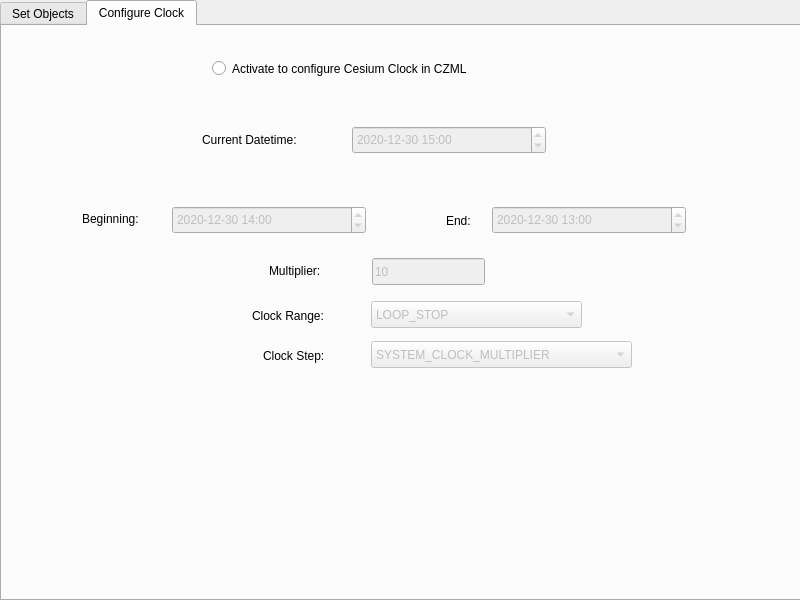
<?xml version="1.0" encoding="UTF-8"?>
<ui version="4.0">
 <class>CzmlMovingObjectsDialogBase</class>
 <widget class="QDialog" name="CzmlMovingObjectsDialogBase">
  <property name="geometry">
   <rect>
    <x>0</x>
    <y>0</y>
    <width>800</width>
    <height>600</height>
   </rect>
  </property>
  <property name="windowTitle">
   <string>CZML Moving Objects</string>
  </property>
  <widget class="QTabWidget" name="tabWidget">
   <property name="geometry">
    <rect>
     <x>0</x>
     <y>0</y>
     <width>801</width>
     <height>601</height>
    </rect>
   </property>
   <property name="currentIndex">
    <number>1</number>
   </property>
   <widget class="QWidget" name="tabLayer">
    <attribute name="title">
     <string>Set Objects</string>
    </attribute>
    <widget class="QLineEdit" name="browse_lineEdit">
     <property name="geometry">
      <rect>
       <x>160</x>
       <y>180</y>
       <width>400</width>
       <height>27</height>
      </rect>
     </property>
    </widget>
    <widget class="QLabel" name="group_by_label">
     <property name="geometry">
      <rect>
       <x>180</x>
       <y>114</y>
       <width>151</width>
       <height>20</height>
      </rect>
     </property>
     <property name="text">
      <string>Group By Attribute:</string>
     </property>
    </widget>
    <widget class="QComboBox" name="select_layer_comboBox">
     <property name="geometry">
      <rect>
       <x>160</x>
       <y>30</y>
       <width>400</width>
       <height>27</height>
      </rect>
     </property>
     <property name="currentText">
      <string/>
     </property>
     <property name="placeholderText">
      <string>Select a point layer...</string>
     </property>
    </widget>
    <widget class="QComboBox" name="group_by_comboBox">
     <property name="geometry">
      <rect>
       <x>330</x>
       <y>110</y>
       <width>200</width>
       <height>27</height>
      </rect>
     </property>
    </widget>
    <widget class="QPushButton" name="refresh_attributes_pushButton">
     <property name="geometry">
      <rect>
       <x>270</x>
       <y>70</y>
       <width>141</width>
       <height>27</height>
      </rect>
     </property>
     <property name="text">
      <string>Refresh Attributes</string>
     </property>
    </widget>
    <widget class="QLabel" name="select_layer_label">
     <property name="geometry">
      <rect>
       <x>40</x>
       <y>34</y>
       <width>111</width>
       <height>20</height>
      </rect>
     </property>
     <property name="text">
      <string>Select a Layer:</string>
     </property>
    </widget>
    <widget class="QPushButton" name="browse_pushButton">
     <property name="geometry">
      <rect>
       <x>40</x>
       <y>180</y>
       <width>91</width>
       <height>27</height>
      </rect>
     </property>
     <property name="text">
      <string>Browse</string>
     </property>
    </widget>
    <widget class="QDialogButtonBox" name="button_box">
     <property name="geometry">
      <rect>
       <x>400</x>
       <y>500</y>
       <width>341</width>
       <height>32</height>
      </rect>
     </property>
     <property name="orientation">
      <enum>Qt::Horizontal</enum>
     </property>
     <property name="standardButtons">
      <set>QDialogButtonBox::Cancel|QDialogButtonBox::Ok</set>
     </property>
    </widget>
   </widget>
   <widget class="QWidget" name="tabClock">
    <attribute name="title">
     <string>Configure Clock</string>
    </attribute>
    <widget class="QRadioButton" name="radioButtonClockConf">
     <property name="enabled">
      <bool>true</bool>
     </property>
     <property name="geometry">
      <rect>
       <x>210</x>
       <y>30</y>
       <width>381</width>
       <height>25</height>
      </rect>
     </property>
     <property name="text">
      <string>Activate to configure Cesium Clock in CZML</string>
     </property>
    </widget>
    <widget class="QDateTimeEdit" name="dateTimeEditClockCurrent">
     <property name="enabled">
      <bool>false</bool>
     </property>
     <property name="geometry">
      <rect>
       <x>350</x>
       <y>100</y>
       <width>194</width>
       <height>28</height>
      </rect>
     </property>
     <property name="dateTime">
      <datetime>
       <hour>15</hour>
       <minute>0</minute>
       <second>0</second>
       <year>2020</year>
       <month>12</month>
       <day>30</day>
      </datetime>
     </property>
     <property name="displayFormat">
      <string>yyyy-MM-dd HH:mm</string>
     </property>
     <property name="timeSpec">
      <enum>Qt::UTC</enum>
     </property>
    </widget>
    <widget class="QLabel" name="label_current">
     <property name="geometry">
      <rect>
       <x>200</x>
       <y>104</y>
       <width>141</width>
       <height>20</height>
      </rect>
     </property>
     <property name="text">
      <string>Current Datetime:</string>
     </property>
    </widget>
    <widget class="QDateTimeEdit" name="dateTimeEditClockBeginning">
     <property name="enabled">
      <bool>false</bool>
     </property>
     <property name="geometry">
      <rect>
       <x>170</x>
       <y>180</y>
       <width>194</width>
       <height>28</height>
      </rect>
     </property>
     <property name="dateTime">
      <datetime>
       <hour>14</hour>
       <minute>0</minute>
       <second>0</second>
       <year>2020</year>
       <month>12</month>
       <day>30</day>
      </datetime>
     </property>
     <property name="displayFormat">
      <string>yyyy-MM-dd HH:mm</string>
     </property>
     <property name="timeSpec">
      <enum>Qt::UTC</enum>
     </property>
    </widget>
    <widget class="QDateTimeEdit" name="dateTimeEditClockEnd">
     <property name="enabled">
      <bool>false</bool>
     </property>
     <property name="geometry">
      <rect>
       <x>490</x>
       <y>180</y>
       <width>194</width>
       <height>28</height>
      </rect>
     </property>
     <property name="dateTime">
      <datetime>
       <hour>13</hour>
       <minute>0</minute>
       <second>0</second>
       <year>2020</year>
       <month>12</month>
       <day>30</day>
      </datetime>
     </property>
     <property name="displayFormat">
      <string>yyyy-MM-dd HH:mm</string>
     </property>
     <property name="timeSpec">
      <enum>Qt::UTC</enum>
     </property>
    </widget>
    <widget class="QLabel" name="label_beginning">
     <property name="geometry">
      <rect>
       <x>80</x>
       <y>183</y>
       <width>81</width>
       <height>20</height>
      </rect>
     </property>
     <property name="text">
      <string>Beginning:</string>
     </property>
    </widget>
    <widget class="QLabel" name="label_end">
     <property name="geometry">
      <rect>
       <x>444</x>
       <y>185</y>
       <width>41</width>
       <height>20</height>
      </rect>
     </property>
     <property name="text">
      <string>End:</string>
     </property>
    </widget>
    <widget class="QComboBox" name="comboBoxClockRange">
     <property name="enabled">
      <bool>false</bool>
     </property>
     <property name="geometry">
      <rect>
       <x>369</x>
       <y>275</y>
       <width>211</width>
       <height>27</height>
      </rect>
     </property>
     <item>
      <property name="text">
       <string>LOOP_STOP</string>
      </property>
     </item>
     <item>
      <property name="text">
       <string>UNBOUNDED</string>
      </property>
     </item>
     <item>
      <property name="text">
       <string>CLAMPED</string>
      </property>
     </item>
    </widget>
    <widget class="QLabel" name="label_clock_range">
     <property name="geometry">
      <rect>
       <x>250</x>
       <y>280</y>
       <width>101</width>
       <height>20</height>
      </rect>
     </property>
     <property name="text">
      <string>Clock Range:</string>
     </property>
    </widget>
    <widget class="QLabel" name="label_multiplier">
     <property name="geometry">
      <rect>
       <x>267</x>
       <y>235</y>
       <width>81</width>
       <height>20</height>
      </rect>
     </property>
     <property name="text">
      <string>Multiplier:</string>
     </property>
    </widget>
    <widget class="QLineEdit" name="lineEditClockMultiplier">
     <property name="enabled">
      <bool>false</bool>
     </property>
     <property name="geometry">
      <rect>
       <x>370</x>
       <y>232</y>
       <width>113</width>
       <height>27</height>
      </rect>
     </property>
     <property name="text">
      <string>10</string>
     </property>
    </widget>
    <widget class="QComboBox" name="comboBoxClockStep">
     <property name="enabled">
      <bool>false</bool>
     </property>
     <property name="geometry">
      <rect>
       <x>369</x>
       <y>315</y>
       <width>261</width>
       <height>27</height>
      </rect>
     </property>
     <item>
      <property name="text">
       <string>SYSTEM_CLOCK_MULTIPLIER</string>
      </property>
     </item>
     <item>
      <property name="text">
       <string>TICK_DEPENDENT</string>
      </property>
     </item>
     <item>
      <property name="text">
       <string>SYSTEM_CLOCK</string>
      </property>
     </item>
    </widget>
    <widget class="QLabel" name="label_clock_range_2">
     <property name="geometry">
      <rect>
       <x>261</x>
       <y>320</y>
       <width>91</width>
       <height>20</height>
      </rect>
     </property>
     <property name="text">
      <string>Clock Step:</string>
     </property>
    </widget>
   </widget>
  </widget>
 </widget>
 <resources/>
 <connections/>
</ui>
